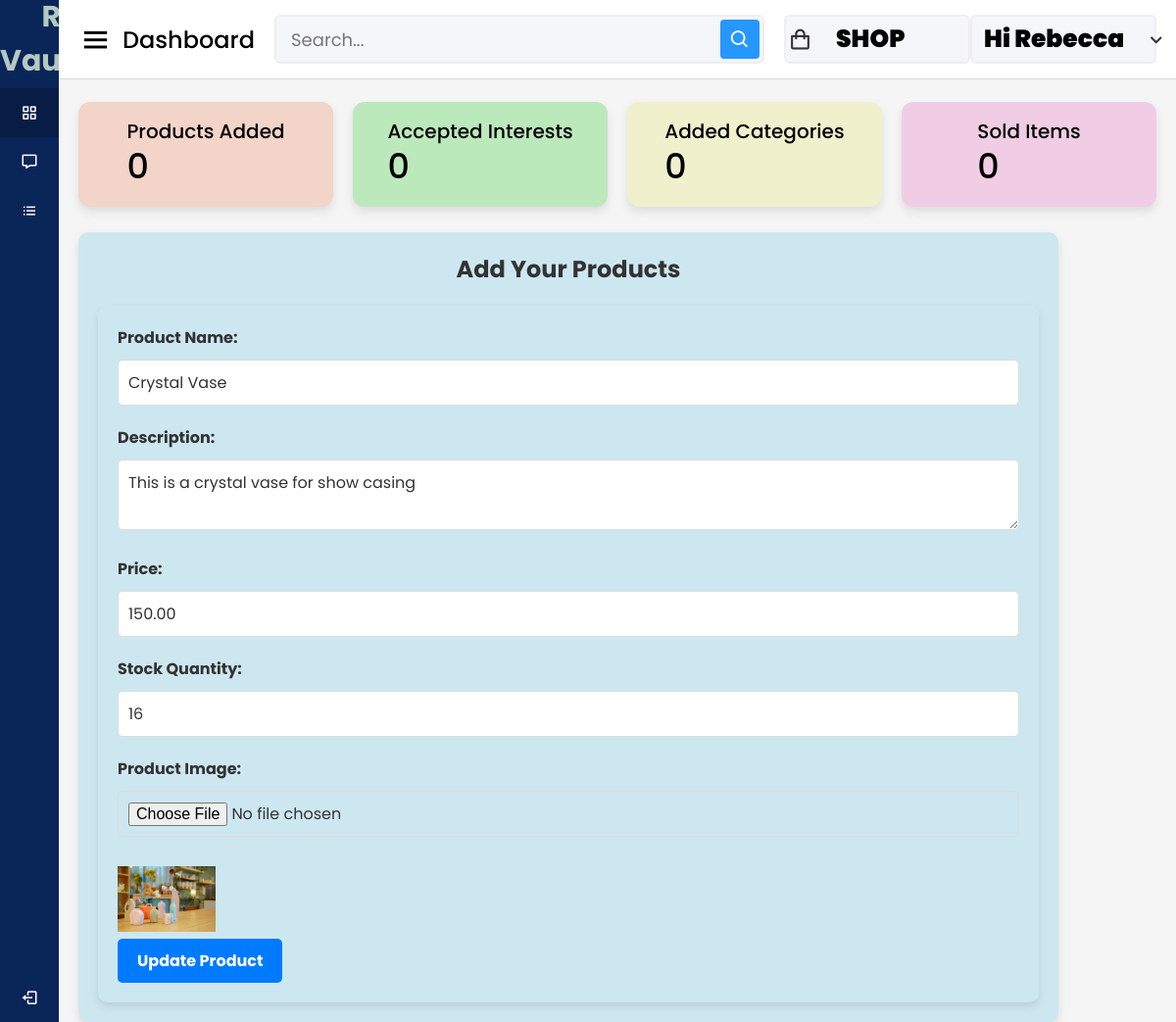
Screenshot of /artist/edit_product/5/ (signed in) with the database file from the repository.
### artist/models.py (models this page shows, shortened)
class Product(models.Model):
    artist = models.ForeignKey('accounts.Artist', on_delete=models.CASCADE)
    slug = models.SlugField(max_length=255, unique=True, null=True, blank=True)
    name = models.CharField(max_length=255)
    description = models.TextField()
    price = models.DecimalField(max_digits=10, decimal_places=2)
    image = models.ImageField(upload_to='picture/artist/products')
    stock = models.PositiveIntegerField(null=True)
    is_available=models.BooleanField(default=True)
    categories = models.ManyToManyField(Category, blank=True)

### artist/views.py (the view, shortened to what this page needs)
# urls.py: path('edit_product/<int:product_id>/',views.edit_product,name='edit_product'),
@login_required
@never_cache
def edit_product(request, product_id):
    product = get_object_or_404(Product, id=product_id, artist=request.user.artist)
    categories = Category.objects.all()
    return render(request, 'artist/edit_product.html', {'product': product, 'categories':categories})

### cart/context_processors.py (called while the page is built)
def counter(request):
    cart_count=0
    if 'admin' in request.path:
        return{}
    else:
        try:
            cart=Cart.objects.filter(cart_id=_cart_id(request))
            cart_items=CartItem.objects.all().filter(cart=cart[:1])
            for cart_item in cart_items:
                cart_count = cart_item.Quantity
        except CartItem.DoesNotExist:
            cart_count=0
    return dict(cart_count=cart_count)

### cart/views.py (called while the page is built)
def _cart_id(request):
    cart=request.session.session_key
    if not cart:
        cart=request.session.create()
    return cart

### category/context_processors.py (called while the page is built)
def menu_links(request):
    links = Category.objects.all()
    return dict(links=links)

### template/artist/edit_product.html (shortened to what this page needs)
{% load static %}
<!DOCTYPE html>
<html lang="en" dir="ltr">
<head>
  <link rel="stylesheet" href="{% static 'assets/css/styles.css' %}">
  <link href='https://unpkg.com/boxicons@2.0.7/css/boxicons.min.css' rel='stylesheet'>
</head>
<body>
  <div class="sidebar">
    <div class="logo-details">
      <span class="logo_name" style="font-size: 30px; text-align: center; font-weight: 700; color: #b5c8c1;">ReArt Vault:Shop</span>
    </div>
    <ul class="nav-links">
      <li>
        <a href="{% url 'shopdash' %}" class="active">
          <i class='bx bx-grid-alt'></i>
          <span class="links_name">Artist Dashboard</span>
        </a>
      </li>
      <li>
        <a href="{% url 'artist_shop' %}">
          <i class='bx bx-message'></i>
          <span class="links_name">Shop Overview</span>
        </a>
      </li>
      <li>
        <a href="{% url 'add_product' %}">
          <i class='bx bx-list-ul'></i>
          <span class="links_name">Add Product</span>
        </a>
      </li>
      <li class="log_out">
        <a href="{% url 'userlogout' %}">
          <i class='bx bx-log-out'></i>
          <span class="links_name">Log out</span>
        </a>
      </li>
    </ul>
  </div>
  <section class="home-section">
    <nav>
      <div class="sidebar-button">
        <i class='bx bx-menu sidebarBtn'></i>
        <span class="dashboard">Dashboard</span>
      </div>
      <div class="search-box">
        <input type="text" placeholder="Search...">
        <i class='bx bx-search'></i>
      </div>
      <a href="{% url 'artist_shop' %}" style="text-decoration:none;"><div class="profile-details">
        <i class='bx bx-shopping-bag'></i>
        <span class="admin_name" style="font-size: 25px; font-weight: 900; color: #010302;">SHOP</span>
      </div></a>
      <div class="profile-details">
        <span class="admin_name" style="font-size: 25px; font-weight: 900; color: #010302;">Hi {{user.username}}</span>
        <i class='bx bx-chevron-down'></i>
      </div>
    </nav>
    <div class="home-content">
      <div class="overview-boxes">
        <div class="box" style="background-color:rgb(243, 212, 200);">
          <div class="right-side">
            <div class="box-topic">Products Added</div>
            <div class="number">0</div>
          </div>
        </div>
        <div class="box" style="background-color:rgb(188, 233, 188);">
          <div class="right-side">
            <div class="box-topic">Accepted Interests</div>
            <div class="number">0</div>
          </div>
        </div>
        <div class="box" style="background-color:rgb(240, 240, 205);">
          <div class="right-side">
            <div class="box-topic">Added Categories</div>
            <div class="number"> 0</div>
          </div>
        </div>
        <div class="box" style="background-color:rgb(240, 205, 228);">
          <div class="right-side">
            <div class="box-topic">Sold Items</div>
            <div class="number">0</div>
          </div>
        </div>
      </div>
      <div class="sales-boxes">
        <div class="recent-sales box" style="background-color: rgb(205, 231, 240); padding: 20px; border-radius: 10px; width: 100%; max-width: 1000px;">
          <div class="title" style="font-size: 24px; font-weight: bold; margin-bottom: 20px; text-align: center; color: #333;">Add Your Products</div>
<div class="form-container">
  <form method="post" enctype="multipart/form-data">
    <div class="form-group">
      <label for="name">Product Name:</label>
      <input type="text" id="name" name="name" class="form-control" value="{{ product.name }}" required>
    </div>
    <div class="form-group">
      <label for="description">Description:</label>
      <textarea id="description" name="description" class="form-control" required>{{ product.description }}</textarea>
    </div>
    <div class="form-group">
      <label for="price">Price:</label>
      <input type="number" step="0.01" id="price" name="price" class="form-control" value="{{ product.price }}" required>
    </div>
    <div class="form-group">
      <label for="stock">Stock Quantity:</label>
      <input type="number" id="stock" name="stock" class="form-control" value="{{ product.stock }}" required>
    </div>
    <div class="form-group">
      <label for="image">Product Image:</label>
      <input type="file" id="image" name="image" class="form-control">
      {% if product.image %}
        <img src="{{ product.image.url }}" alt="Product Image" width="100" style="margin-top: 10px;">
      {% endif %}
    </div>
    <button type="submit" class="btn btn-primary">Update Product</button>
  </form>
</div>

### static/assets/css/styles.css (style rules this page uses)
* { margin: 0; padding: 0; box-sizing: border-box; font-family: 'Poppins', sans-serif; }
.sidebar { position: fixed; height: 100%; width: 240px; background: #0A2558; transition: all 0.5s ease; }
.sidebar .logo-details { height: 80px; display: flex; align-items: center; }
.sidebar .logo-details .logo_name { color: #fff; font-size: 24px; font-weight: 500; }
.sidebar .nav-links { margin-top: 10px; }
.sidebar .nav-links li { position: relative; list-style: none; height: 50px; }
.sidebar .nav-links li a { height: 100%; width: 100%; display: flex; align-items: center; text-decoration: none; transition: all 0.4s ease; }
.sidebar .nav-links li a.active { background: #081D45; }
.sidebar .nav-links li i { min-width: 60px; text-align: center; font-size: 18px; color: #fff; }
.sidebar .nav-links li a .links_name { color: #fff; font-size: 15px; font-weight: 400; white-space: nowrap; }
.sidebar .nav-links .log_out { position: absolute; bottom: 0; width: 100%; }
.home-section { position: relative; background: #f5f5f5; min-height: 100vh; width: calc(100% - 240px); left: 240px; transition: all 0.5s ease; }
.home-section nav { display: flex; justify-content: space-between; height: 80px; background: #fff; display: flex; align-items: center; position: fixed; width: calc(100% - 240px); left: 240px; z-index: 100; padding: 0 20px; box-shadow: 0 1px 1px rgba(0, 0, 0, 0.1); transition: all 0.5s ease; }
.home-section nav .sidebar-button { display: flex; align-items: center; font-size: 24px; font-weight: 500; }
nav .sidebar-button i { font-size: 35px; margin-right: 10px; }
.home-section nav .search-box { position: relative; height: 50px; max-width: 550px; width: 100%; margin: 0 20px; }
nav .search-box input { height: 100%; width: 100%; outline: none; background: #F5F6FA; border: 2px solid #EFEEF1; border-radius: 6px; font-size: 18px; padding: 0 15px; }
nav .search-box .bx-search { position: absolute; height: 40px; width: 40px; background: #2697FF; right: 5px; top: 50%; transform: translateY(-50%); border-radius: 4px; line-height: 40px; text-align: center; color: #fff; font-size: 22px; transition: all 0.4 ease; }
.home-section nav .profile-details { display: flex; align-items: center; background: #F5F6FA; border: 2px solid #EFEEF1; border-radius: 6px; height: 50px; min-width: 190px; padding: 0 15px 0 2px; }
nav .profile-details .admin_name { font-size: 15px; font-weight: 500; color: #333; margin: 0 10px; white-space: nowrap; }
nav .profile-details i { font-size: 25px; color: #333; }
.home-section .home-content { position: relative; padding-top: 104px; }
.home-content .overview-boxes { display: flex; align-items: center; justify-content: space-between; flex-wrap: wrap; padding: 0 20px; margin-bottom: 26px; }
.overview-boxes .box { display: flex; align-items: center; justify-content: center; width: calc(100% / 4 - 15px); background: #fff; padding: 15px 14px; border-radius: 12px; box-shadow: 0 5px 10px rgba(0,0,0,0.1); }
.overview-boxes .box-topic { font-size: 20px; font-weight: 500; }
.home-content .box .number { display: inline-block; font-size: 35px; margin-top: -6px; font-weight: 500; }
.home-content .sales-boxes { display: flex; justify-content: space-between; }
.home-content .sales-boxes .recent-sales { width: 65%; background: #fff; padding: 20px 30px; margin: 0 20px; border-radius: 12px; box-shadow: 0 5px 10px rgba(0, 0, 0, 0.1); }
.sales-boxes .box .title { font-size: 24px; font-weight: 500; }
@media (max-width: 1240px) { .sidebar { width: 60px; } }
@media (max-width: 1240px) { .home-section { width: calc(100% - 60px); left: 60px; } }
@media (max-width: 1240px) { .home-section nav { width: calc(100% - 60px); left: 60px; } }

### rows the page displays
Product: name "Crystal Vase", description "This is a crystal vase for show casing", price "150.00", stock "16", image (picture)

### other values shown
{{ user.username }} "Rebecca"
